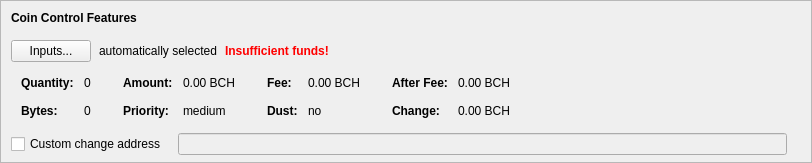
    <widget class="QFrame" name="frameCoinControl">
     <property name="sizePolicy">
      <sizepolicy hsizetype="Expanding" vsizetype="Expanding">
       <horstretch>0</horstretch>
       <verstretch>0</verstretch>
      </sizepolicy>
     </property>
     <property name="maximumSize">
      <size>
       <width>16777215</width>
       <height>16777215</height>
      </size>
     </property>
     <property name="frameShape">
      <enum>QFrame::StyledPanel</enum>
     </property>
     <property name="frameShadow">
      <enum>QFrame::Sunken</enum>
     </property>
     <layout class="QVBoxLayout" name="verticalLayoutCoinControl2">
      <property name="spacing">
       <number>0</number>
      </property>
      <property name="leftMargin">
       <number>0</number>
      </property>
      <property name="topMargin">
       <number>0</number>
      </property>
      <property name="rightMargin">
       <number>0</number>
      </property>
      <property name="bottomMargin">
       <number>6</number>
      </property>
      <item>
       <layout class="QVBoxLayout" name="verticalLayoutCoinControl" stretch="0,0,0,0,1">
        <property name="spacing">
         <number>0</number>
        </property>
        <property name="leftMargin">
         <number>10</number>
        </property>
        <property name="topMargin">
         <number>10</number>
        </property>
        <item>
         <layout class="QHBoxLayout" name="horizontalLayoutCoinControl1">
          <property name="bottomMargin">
           <number>15</number>
          </property>
          <item>
           <widget class="QLabel" name="labelCoinControlFeatures">
            <property name="sizePolicy">
             <sizepolicy hsizetype="Preferred" vsizetype="Maximum">
              <horstretch>0</horstretch>
              <verstretch>0</verstretch>
             </sizepolicy>
            </property>
            <property name="font">
             <font>
              <weight>75</weight>
              <bold>true</bold>
             </font>
            </property>
            <property name="styleSheet">
             <string notr="true">font-weight:bold;</string>
            </property>
            <property name="text">
             <string>Coin Control Features</string>
            </property>
           </widget>
          </item>
         </layout>
        </item>
        <item>
         <layout class="QHBoxLayout" name="horizontalLayoutCoinControl2" stretch="0,0,0,0">
          <property name="spacing">
           <number>8</number>
          </property>
          <property name="bottomMargin">
           <number>10</number>
          </property>
          <item>
           <widget class="QPushButton" name="pushButtonCoinControl">
            <property name="styleSheet">
             <string notr="true"/>
            </property>
            <property name="text">
             <string>Inputs...</string>
            </property>
            <property name="autoDefault">
             <bool>false</bool>
            </property>
           </widget>
          </item>
          <item>
           <widget class="QLabel" name="labelCoinControlAutomaticallySelected">
            <property name="text">
             <string>automatically selected</string>
            </property>
            <property name="margin">
             <number>5</number>
            </property>
           </widget>
          </item>
          <item>
           <widget class="QLabel" name="labelCoinControlInsuffFunds">
            <property name="font">
             <font>
              <weight>75</weight>
              <bold>true</bold>
             </font>
            </property>
            <property name="styleSheet">
             <string notr="true">color:red;font-weight:bold;</string>
            </property>
            <property name="text">
             <string>Insufficient funds!</string>
            </property>
            <property name="margin">
             <number>5</number>
            </property>
           </widget>
          </item>
          <item>
           <spacer name="horizontalSpacerCoinControl">
            <property name="orientation">
             <enum>Qt::Horizontal</enum>
            </property>
            <property name="sizeHint" stdset="0">
             <size>
              <width>40</width>
              <height>1</height>
             </size>
            </property>
           </spacer>
          </item>
         </layout>
        </item>
        <item>
         <widget class="QWidget" name="widgetCoinControl" native="true">
          <property name="sizePolicy">
           <sizepolicy hsizetype="Preferred" vsizetype="Preferred">
            <horstretch>0</horstretch>
            <verstretch>0</verstretch>
           </sizepolicy>
          </property>
          <property name="minimumSize">
           <size>
            <width>0</width>
            <height>0</height>
           </size>
          </property>
          <property name="styleSheet">
           <string notr="true"/>
          </property>
          <layout class="QHBoxLayout" name="horizontalLayoutCoinControl5">
           <property name="leftMargin">
            <number>0</number>
           </property>
           <property name="topMargin">
            <number>0</number>
           </property>
           <property name="rightMargin">
            <number>0</number>
           </property>
           <property name="bottomMargin">
            <number>0</number>
           </property>
           <item>
            <layout class="QHBoxLayout" name="horizontalLayoutCoinControl3" stretch="0,0,0,1">
             <property name="spacing">
              <number>20</number>
             </property>
             <property name="topMargin">
              <number>0</number>
             </property>
             <property name="bottomMargin">
              <number>10</number>
             </property>
             <item>
              <layout class="QFormLayout" name="formLayoutCoinControl1">
               <property name="horizontalSpacing">
                <number>10</number>
               </property>
               <property name="verticalSpacing">
                <number>14</number>
               </property>
               <property name="leftMargin">
                <number>10</number>
               </property>
               <property name="topMargin">
                <number>4</number>
               </property>
               <property name="rightMargin">
                <number>6</number>
               </property>
               <item row="0" column="0">
                <widget class="QLabel" name="labelCoinControlQuantityText">
                 <property name="font">
                  <font>
                   <weight>75</weight>
                   <bold>true</bold>
                  </font>
                 </property>
                 <property name="text">
                  <string>Quantity:</string>
                 </property>
                 <property name="margin">
                  <number>0</number>
                 </property>
                </widget>
               </item>
               <item row="0" column="1">
                <widget class="QLabel" name="labelCoinControlQuantity">
                 <property name="cursor">
                  <cursorShape>IBeamCursor</cursorShape>
                 </property>
                 <property name="contextMenuPolicy">
                  <enum>Qt::ActionsContextMenu</enum>
                 </property>
                 <property name="text">
                  <string notr="true">0</string>
                 </property>
                 <property name="margin">
                  <number>0</number>
                 </property>
                 <property name="textInteractionFlags">
                  <set>Qt::LinksAccessibleByMouse|Qt::TextSelectableByKeyboard|Qt::TextSelectableByMouse</set>
                 </property>
                </widget>
               </item>
               <item row="1" column="0">
                <widget class="QLabel" name="labelCoinControlBytesText">
                 <property name="font">
                  <font>
                   <weight>75</weight>
                   <bold>true</bold>
                  </font>
                 </property>
                 <property name="text">
                  <string>Bytes:</string>
                 </property>
                </widget>
               </item>
               <item row="1" column="1">
                <widget class="QLabel" name="labelCoinControlBytes">
                 <property name="cursor">
                  <cursorShape>IBeamCursor</cursorShape>
                 </property>
                 <property name="contextMenuPolicy">
                  <enum>Qt::ActionsContextMenu</enum>
                 </property>
                 <property name="text">
                  <string notr="true">0</string>
                 </property>
                 <property name="textInteractionFlags">
                  <set>Qt::LinksAccessibleByMouse|Qt::TextSelectableByKeyboard|Qt::TextSelectableByMouse</set>
                 </property>
                </widget>
               </item>
              </layout>
             </item>
             <item>
              <layout class="QFormLayout" name="formLayoutCoinControl2">
               <property name="horizontalSpacing">
                <number>10</number>
               </property>
               <property name="verticalSpacing">
                <number>14</number>
               </property>
               <property name="leftMargin">
                <number>6</number>
               </property>
               <property name="topMargin">
                <number>4</number>
               </property>
               <property name="rightMargin">
                <number>6</number>
               </property>
               <item row="0" column="0">
                <widget class="QLabel" name="labelCoinControlAmountText">
                 <property name="font">
                  <font>
                   <weight>75</weight>
                   <bold>true</bold>
                  </font>
                 </property>
                 <property name="text">
                  <string>Amount:</string>
                 </property>
                 <property name="margin">
                  <number>0</number>
                 </property>
                </widget>
               </item>
               <item row="0" column="1">
                <widget class="QLabel" name="labelCoinControlAmount">
                 <property name="cursor">
                  <cursorShape>IBeamCursor</cursorShape>
                 </property>
                 <property name="contextMenuPolicy">
                  <enum>Qt::ActionsContextMenu</enum>
                 </property>
                 <property name="text">
                  <string notr="true">0.00 BCH</string>
                 </property>
                 <property name="textInteractionFlags">
                  <set>Qt::LinksAccessibleByMouse|Qt::TextSelectableByKeyboard|Qt::TextSelectableByMouse</set>
                 </property>
                </widget>
               </item>
               <item row="1" column="0">
                <widget class="QLabel" name="labelCoinControlPriorityText">
                 <property name="font">
                  <font>
                   <weight>75</weight>
                   <bold>true</bold>
                  </font>
                 </property>
                 <property name="text">
                  <string>Priority:</string>
                 </property>
                </widget>
               </item>
               <item row="1" column="1">
                <widget class="QLabel" name="labelCoinControlPriority">
                 <property name="cursor">
                  <cursorShape>IBeamCursor</cursorShape>
                 </property>
                 <property name="contextMenuPolicy">
                  <enum>Qt::ActionsContextMenu</enum>
                 </property>
                 <property name="text">
                  <string notr="true">medium</string>
                 </property>
                 <property name="textInteractionFlags">
                  <set>Qt::LinksAccessibleByMouse|Qt::TextSelectableByKeyboard|Qt::TextSelectableByMouse</set>
                 </property>
                </widget>
               </item>
              </layout>
             </item>
             <item>
              <layout class="QFormLayout" name="formLayoutCoinControl3">
               <property name="horizontalSpacing">
                <number>10</number>
               </property>
               <property name="verticalSpacing">
                <number>14</number>
               </property>
               <property name="leftMargin">
                <number>6</number>
               </property>
               <property name="topMargin">
                <number>4</number>
               </property>
               <property name="rightMargin">
                <number>6</number>
               </property>
               <item row="0" column="0">
                <widget class="QLabel" name="labelCoinControlFeeText">
                 <property name="font">
                  <font>
                   <weight>75</weight>
                   <bold>true</bold>
                  </font>
                 </property>
                 <property name="text">
                  <string>Fee:</string>
                 </property>
                 <property name="margin">
                  <number>0</number>
                 </property>
                </widget>
               </item>
               <item row="0" column="1">
                <widget class="QLabel" name="labelCoinControlFee">
                 <property name="cursor">
                  <cursorShape>IBeamCursor</cursorShape>
                 </property>
                 <property name="contextMenuPolicy">
                  <enum>Qt::ActionsContextMenu</enum>
                 </property>
                 <property name="text">
                  <string notr="true">0.00 BCH</string>
                 </property>
                 <property name="textInteractionFlags">
                  <set>Qt::LinksAccessibleByMouse|Qt::TextSelectableByKeyboard|Qt::TextSelectableByMouse</set>
                 </property>
                </widget>
               </item>
               <item row="1" column="0">
                <widget class="QLabel" name="labelCoinControlLowOutputText">
                 <property name="font">
                  <font>
                   <weight>75</weight>
                   <bold>true</bold>
                  </font>
                 </property>
                 <property name="text">
                  <string>Dust:</string>
                 </property>
                </widget>
               </item>
               <item row="1" column="1">
                <widget class="QLabel" name="labelCoinControlLowOutput">
                 <property name="cursor">
                  <cursorShape>IBeamCursor</cursorShape>
                 </property>
                 <property name="contextMenuPolicy">
                  <enum>Qt::ActionsContextMenu</enum>
                 </property>
                 <property name="text">
                  <string notr="true">no</string>
                 </property>
                 <property name="textInteractionFlags">
                  <set>Qt::LinksAccessibleByMouse|Qt::TextSelectableByKeyboard|Qt::TextSelectableByMouse</set>
                 </property>
                </widget>
               </item>
              </layout>
             </item>
             <item>
              <layout class="QFormLayout" name="formLayoutCoinControl4">
               <property name="horizontalSpacing">
                <number>10</number>
               </property>
               <property name="verticalSpacing">
                <number>14</number>
               </property>
               <property name="leftMargin">
                <number>6</number>
               </property>
               <property name="topMargin">
                <number>4</number>
               </property>
               <property name="rightMargin">
                <number>6</number>
               </property>
               <item row="0" column="0">
                <widget class="QLabel" name="labelCoinControlAfterFeeText">
                 <property name="font">
                  <font>
                   <weight>75</weight>
                   <bold>true</bold>
                  </font>
                 </property>
                 <property name="text">
                  <string>After Fee:</string>
                 </property>
                 <property name="margin">
                  <number>0</number>
                 </property>
                </widget>
               </item>
               <item row="0" column="1">
                <widget class="QLabel" name="labelCoinControlAfterFee">
                 <property name="cursor">
                  <cursorShape>IBeamCursor</cursorShape>
                 </property>
                 <property name="contextMenuPolicy">
                  <enum>Qt::ActionsContextMenu</enum>
                 </property>
                 <property name="text">
                  <string notr="true">0.00 BCH</string>
                 </property>
                 <property name="textInteractionFlags">
                  <set>Qt::LinksAccessibleByMouse|Qt::TextSelectableByKeyboard|Qt::TextSelectableByMouse</set>
                 </property>
                </widget>
               </item>
               <item row="1" column="0">
                <widget class="QLabel" name="labelCoinControlChangeText">
                 <property name="font">
                  <font>
                   <weight>75</weight>
                   <bold>true</bold>
                  </font>
                 </property>
                 <property name="text">
                  <string>Change:</string>
                 </property>
                </widget>
               </item>
               <item row="1" column="1">
                <widget class="QLabel" name="labelCoinControlChange">
                 <property name="cursor">
                  <cursorShape>IBeamCursor</cursorShape>
                 </property>
                 <property name="contextMenuPolicy">
                  <enum>Qt::ActionsContextMenu</enum>
                 </property>
                 <property name="text">
                  <string notr="true">0.00 BCH</string>
                 </property>
                 <property name="textInteractionFlags">
                  <set>Qt::LinksAccessibleByMouse|Qt::TextSelectableByKeyboard|Qt::TextSelectableByMouse</set>
                 </property>
                </widget>
               </item>
              </layout>
             </item>
            </layout>
           </item>
          </layout>
         </widget>
        </item>
        <item>
         <layout class="QHBoxLayout" name="horizontalLayoutCoinControl4" stretch="0,0,0">
          <property name="spacing">
           <number>12</number>
          </property>
          <property name="sizeConstraint">
           <enum>QLayout::SetDefaultConstraint</enum>
          </property>
          <property name="topMargin">
           <number>5</number>
          </property>
          <property name="rightMargin">
           <number>5</number>
          </property>
          <item>
           <widget class="QCheckBox" name="checkBoxCoinControlChange">
            <property name="toolTip">
             <string>If this is activated, but the change address is empty or invalid, change will be sent to a newly generated address.</string>
            </property>
            <property name="text">
             <string>Custom change address</string>
            </property>
           </widget>
          </item>
          <item>
           <widget class="QValidatedLineEdit" name="lineEditCoinControlChange">
            <property name="enabled">
             <bool>false</bool>
            </property>
            <property name="sizePolicy">
             <sizepolicy hsizetype="Expanding" vsizetype="Fixed">
              <horstretch>0</horstretch>
              <verstretch>0</verstretch>
             </sizepolicy>
            </property>
           </widget>
          </item>
          <item>
           <widget class="QLabel" name="labelCoinControlChangeLabel">
            <property name="sizePolicy">
             <sizepolicy hsizetype="Preferred" vsizetype="Expanding">
              <horstretch>0</horstretch>
              <verstretch>0</verstretch>
             </sizepolicy>
            </property>
            <property name="minimumSize">
             <size>
              <width>0</width>
              <height>0</height>
             </size>
            </property>
            <property name="text">
             <string/>
            </property>
            <property name="margin">
             <number>3</number>
            </property>
           </widget>
          </item>
         </layout>
        </item>
        <item>
         <spacer name="verticalSpacerCoinControl">
          <property name="orientation">
           <enum>Qt::Vertical</enum>
          </property>
          <property name="sizeHint" stdset="0">
           <size>
            <width>800</width>
            <height>1</height>
           </size>
          </property>
         </spacer>
        </item>
       </layout>
      </item>
     </layout>
    </widget>
